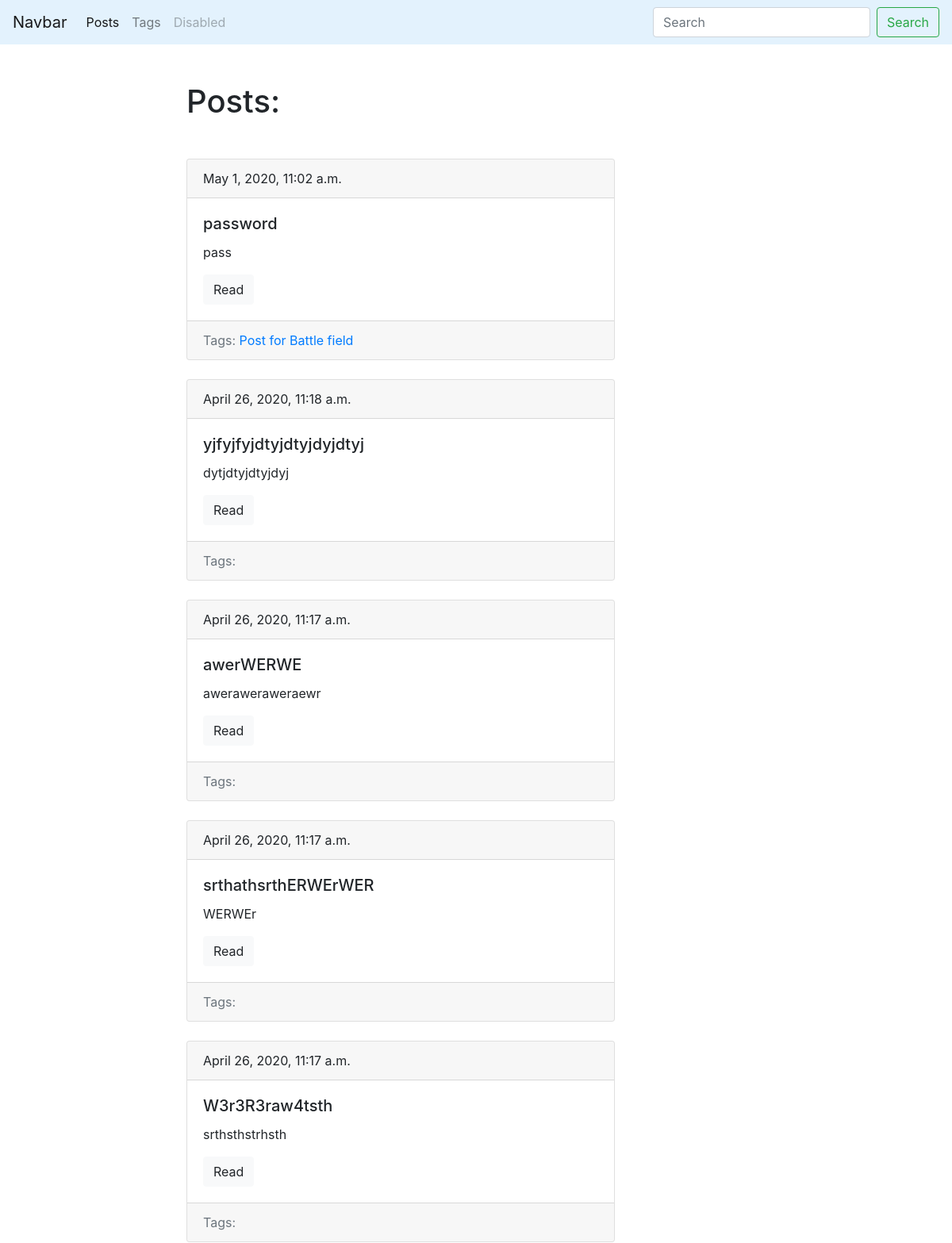
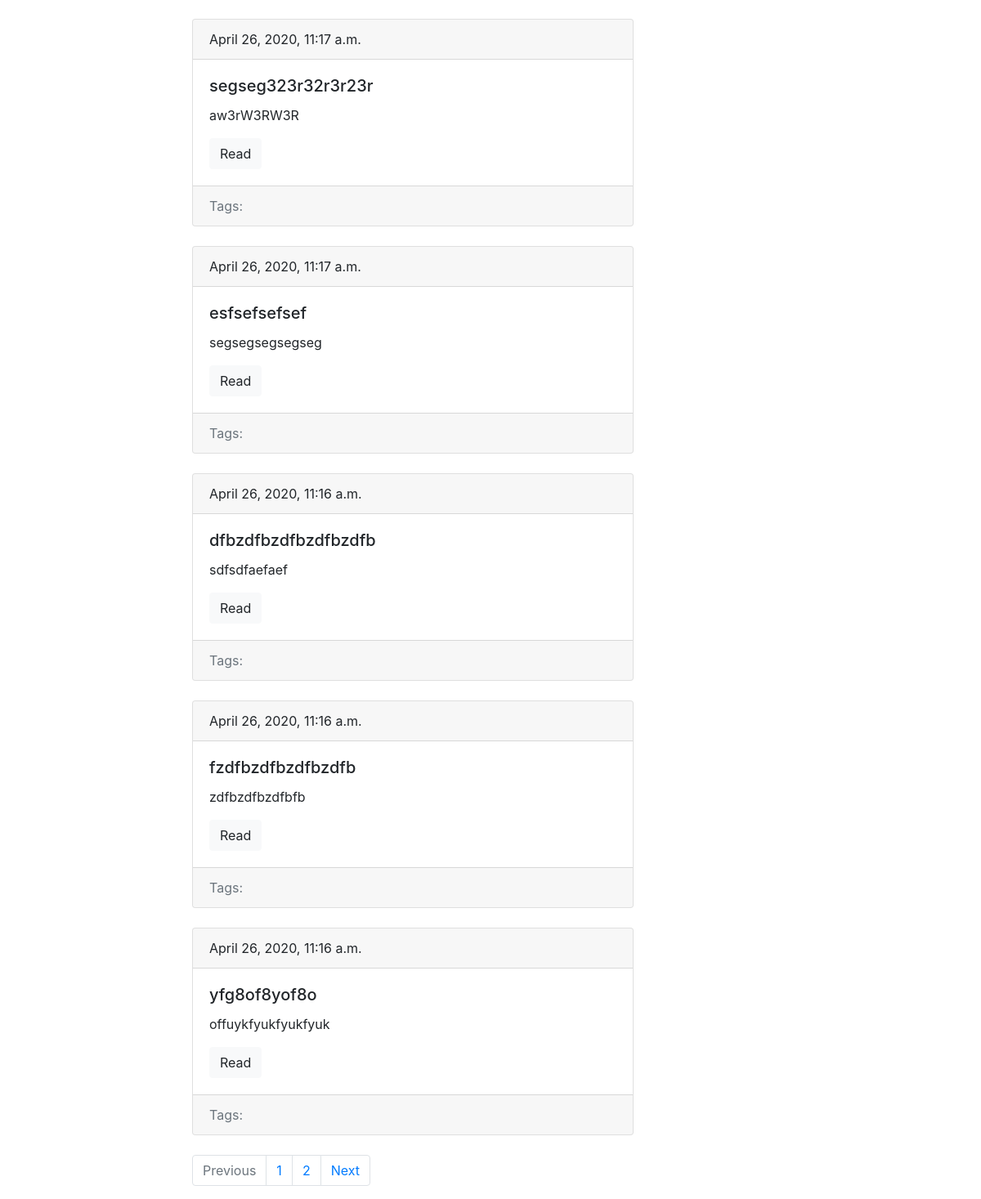
Page /Arizona/ on the committed database (2 pictures, top to bottom).
### Arizona/models.py (models this page shows, shortened)
class Post(models.Model):
	title = models.CharField(max_length=150, db_index=True)
	slug = models.SlugField(max_length=150,blank=True, unique=True)
	body = models.TextField(blank=True, db_index=True)
	tags = models.ManyToManyField('Tag', blank=True, related_name='posts')####This
	date_pub = models.DateTimeField(auto_now_add=True)
	def get_absolute_url(self):
		return reverse('post_detail_url', kwargs={'slug':self.slug})
	class Meta:
		ordering = ['-date_pub']

class Tag(models.Model):
	title = models.CharField(max_length=50)
	slug = models.SlugField(max_length=50, unique=True)
	def get_absolute_url(self):
		return reverse('tag_detail_url', kwargs={'slug':self.slug})
	class Meta:
		ordering = ['title']

### Arizona/views.py (the view)
# urls.py: path('' ,posts_list, name='posts_list_url'),
def posts_list(request):
	search_query = request.GET.get('search','')
	if search_query:
		posts = Post.objects.filter(Q(title__icontains=search_query) or Q(body__icontains=search_query))
	else:
		posts = Post.objects.all()
	paginator = Paginator(posts, 10)
	page_number = request.GET.get('page',1)
	page = paginator.get_page(page_number)
	is_paginated = page.has_other_pages()
	if page.has_previous():
		prev_url = '?page={}'.format(page.previous_page_number())
	else:
		prev_url = ''
	if page.has_next():
		next_url = '?page={}'.format(page.next_page_number())
	else:
		next_url = ''
	context = {
	'page_object': page,
	'is_paginated': is_paginated,
	'next_url': next_url,
	'prev_url': prev_url
	}
	return render(request,'Arizona/index.html',context=context)

### Arizona/templates/Arizona/index.html (shortened to what this page needs)
{%extends 'Arizona/base_Arizona.html'%}
{%block content%}
<h1 class="mb-5">Posts:</h1>
{% for post in page_object.object_list%}
{% include 'Arizona/includes/post_card_template.html' %}
{%endfor%}
{%endblock%}

### Arizona/templates/Arizona/includes/post_card_template.html
	<div class="card mb-4">
  <div class="card-header">
    {{post.date_pub}}
  </div>
  <div class="card-body">
    <h5 class="card-title">{{post.title}}</h5>
    <p class="card-text">{{post.body|truncatewords:15}}</p>
    <a href="{{post.get_absolute_url}}" class="btn btn-light">Read</a>
  </div>
  <div class="card-footer text-muted">
    Tags:
    {% for tag in post.tags.all%}
    <a href="{{ tag.get_absolute_url}}">{{ tag.title }}</a>
    {% endfor %}
  </div>
</div>

### rows in the picture
Post: date_pub "May 1, 2020, 11:02 a.m.", title "password", body "pass"
Tag: title "Post for Battle field"
Post: date_pub "April 26, 2020, 11:18 a.m.", title "yjfyjfyjdtyjdtyjdyjdtyj", body "dytjdtyjdtyjdyj"
Post: date_pub "April 26, 2020, 11:17 a.m.", title "awerWERWE", body "aweraweraweraewr"
Post: date_pub "April 26, 2020, 11:17 a.m.", title "srthathsrthERWErWER", body "WERWEr"
Post: date_pub "April 26, 2020, 11:17 a.m.", title "W3r3R3raw4tsth", body "srthsthstrhsth"
Post: date_pub "April 26, 2020, 11:17 a.m.", title "segseg323r32r3r23r", body "aw3rW3RW3R"
Post: date_pub "April 26, 2020, 11:17 a.m.", title "esfsefsefsef", body "segsegsegsegseg"
Post: date_pub "April 26, 2020, 11:16 a.m.", title "dfbzdfbzdfbzdfbzdfb", body "sdfsdfaefaef"
Post: date_pub "April 26, 2020, 11:16 a.m.", title "fzdfbzdfbzdfbzdfb", body "zdfbzdfbzdfbfb"
Post: date_pub "April 26, 2020, 11:16 a.m.", title "yfg8of8yof8o", body "offuykfyukfyukfyuk"

### other values in the picture
{{ n }} "1"
{{ n }} "2"
